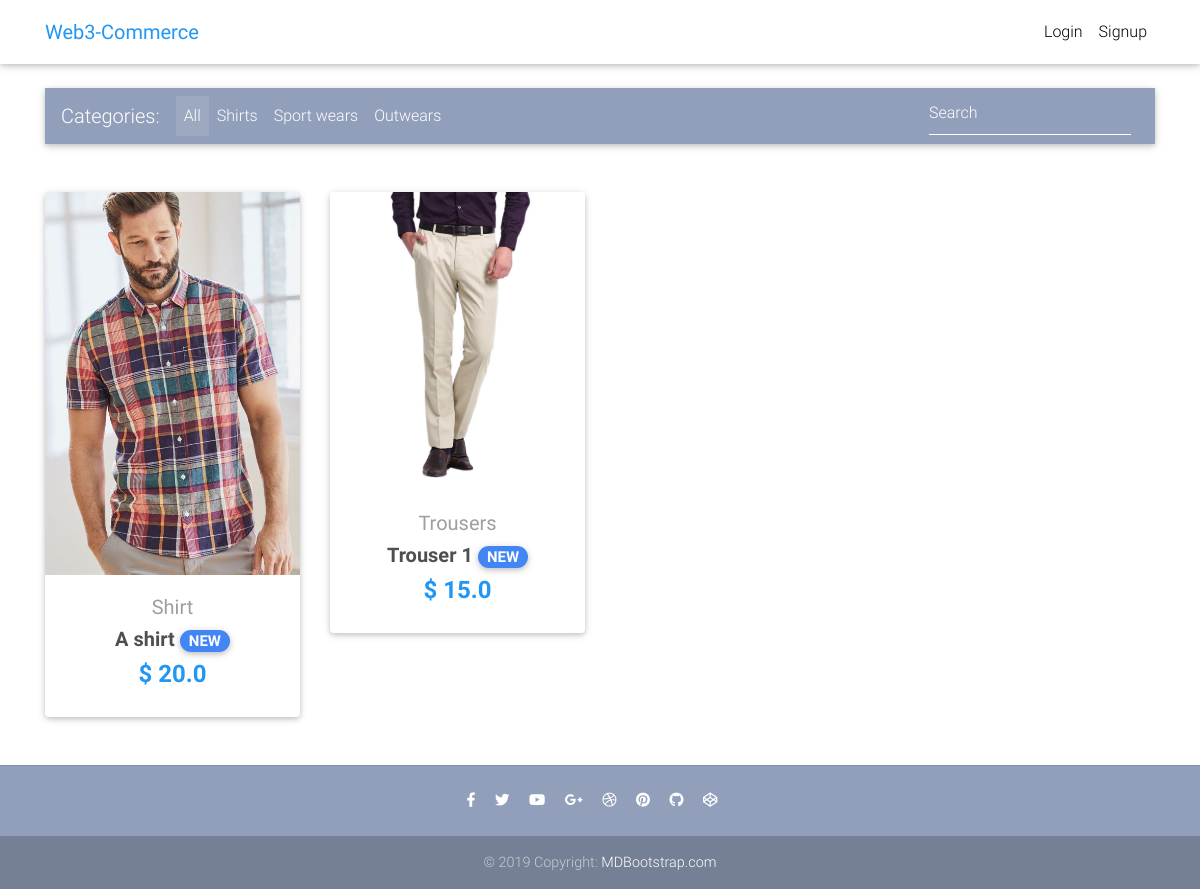
The page / on the database its author committed.
### core/models.py (models this page shows, shortened)
class Item(models.Model):
    title = models.CharField(max_length=100)
    price = models.FloatField()
    discount_price = models.FloatField(blank=True, null=True)
    category = models.CharField(choices=CATEGORY_CHOICES, max_length=2)
    label = models.CharField(choices=LABEL_CHOICES, max_length=1)
    slug = models.SlugField()
    description = models.TextField()
    image = models.ImageField()
    address = models.CharField(max_length=256, null=True, blank=True)
    ipfs = models.CharField(max_length=256, null=True, blank=True)
    def get_absolute_url(self):
        return reverse("core:product", kwargs={
            'slug': self.slug
        })

### core/views.py (the view)
# urls.py: path('', HomeView.as_view(), name='home'),
class HomeView(ListView):
    model = Item
    paginate_by = 10
    template_name = "home.html"

### templates/home.html (shortened to what this page needs)
{% extends "base.html" %}
{% block content %}
  <main>
    <div class="container">
      <nav class="navbar navbar-expand-lg navbar-dark mdb-color lighten-3 mt-3 mb-5">
        <span class="navbar-brand">Categories:</span>
        <div class="collapse navbar-collapse" id="basicExampleNav">
          <ul class="navbar-nav mr-auto">
            <li class="nav-item active">
              <a class="nav-link" href="#">All
              </a>
            </li>
            <li class="nav-item">
              <a class="nav-link" href="#">Shirts</a>
            </li>
            <li class="nav-item">
              <a class="nav-link" href="#">Sport wears</a>
            </li>
            <li class="nav-item">
              <a class="nav-link" href="#">Outwears</a>
            </li>
          </ul>
          <form class="form-inline">
            <div class="md-form my-0">
              <input class="form-control mr-sm-2" type="text" placeholder="Search" aria-label="Search">
            </div>
          </form>
        </div>
      </nav>
      <section class="text-center mb-4">
        <div class="row wow fadeIn">
          {% for item in object_list %}
          <div class="col-lg-3 col-md-6 mb-4">
            <div class="card">
              <div class="view overlay">
                <img src="{{ item.image.url }}" class="card-img-top">
              </div>
              <div class="card-body text-center">
                <a href="" class="grey-text">
                  <h5>{{ item.get_category_display }}</h5>
                </a>
                <h5>
                  <strong>
                    <a href="{{ item.get_absolute_url }}" class="dark-grey-text">{{ item.title }}
                      <span class="badge badge-pill {{ item.get_label_display }}-color">NEW</span>
                    </a>
                  </strong>
                </h5>
                <h4 class="font-weight-bold blue-text">
                  <strong>$
                  {% if item.discount_price %}
                  {{ item.discount_price }}
                  {% else %}
                  {{ item.price }}
                  {% endif %}
                  </strong>
                </h4>
              </div>
            </div>
          </div>
          {% endfor %}
        </div>
      </section>
    </div>
  </main>
{% endblock content %}

### templates/base.html (style rules this page uses)
html, body, header, .carousel { height: 60vh; }

### rows shown on the page
Item: image (picture), category "Shirt", title "A shirt", discount_price "20.0"
Item: image (picture), category "Trousers", title "Trouser 1", discount_price "15.0"
